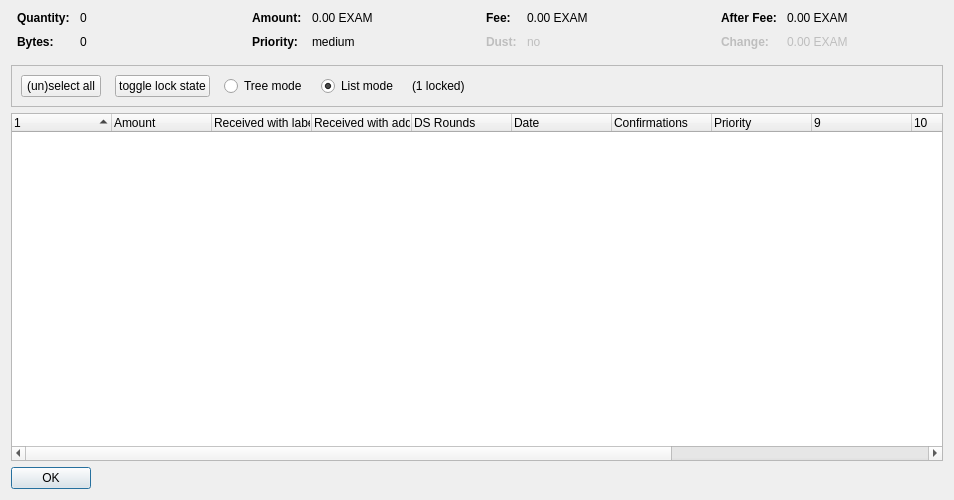
<?xml version="1.0" encoding="UTF-8"?>
<ui version="4.0">
 <class>CoinControlDialog</class>
 <widget class="QDialog" name="CoinControlDialog">
  <property name="geometry">
   <rect>
    <x>0</x>
    <y>0</y>
    <width>954</width>
    <height>500</height>
   </rect>
  </property>
  <property name="windowTitle">
   <string>Coin Selection</string>
  </property>
  <layout class="QVBoxLayout" name="verticalLayout">
   <item>
    <layout class="QHBoxLayout" name="horizontalLayoutTop" stretch="0,0,0,0">
     <property name="topMargin">
      <number>0</number>
     </property>
     <property name="bottomMargin">
      <number>10</number>
     </property>
     <item>
      <layout class="QFormLayout" name="formLayoutCoinControl1">
       <property name="horizontalSpacing">
        <number>10</number>
       </property>
       <property name="verticalSpacing">
        <number>10</number>
       </property>
       <property name="leftMargin">
        <number>6</number>
       </property>
       <property name="rightMargin">
        <number>6</number>
       </property>
       <item row="0" column="0">
        <widget class="QLabel" name="labelCoinControlQuantityText">
         <property name="font">
          <font>
           <weight>75</weight>
           <bold>true</bold>
          </font>
         </property>
         <property name="text">
          <string>Quantity:</string>
         </property>
        </widget>
       </item>
       <item row="0" column="1">
        <widget class="QLabel" name="labelCoinControlQuantity">
         <property name="cursor">
          <cursorShape>IBeamCursor</cursorShape>
         </property>
         <property name="contextMenuPolicy">
          <enum>Qt::ActionsContextMenu</enum>
         </property>
         <property name="text">
          <string notr="true">0</string>
         </property>
         <property name="textInteractionFlags">
          <set>Qt::LinksAccessibleByMouse|Qt::TextSelectableByKeyboard|Qt::TextSelectableByMouse</set>
         </property>
        </widget>
       </item>
       <item row="1" column="0">
        <widget class="QLabel" name="labelCoinControlBytesText">
         <property name="font">
          <font>
           <weight>75</weight>
           <bold>true</bold>
          </font>
         </property>
         <property name="text">
          <string>Bytes:</string>
         </property>
        </widget>
       </item>
       <item row="1" column="1">
        <widget class="QLabel" name="labelCoinControlBytes">
         <property name="cursor">
          <cursorShape>IBeamCursor</cursorShape>
         </property>
         <property name="contextMenuPolicy">
          <enum>Qt::ActionsContextMenu</enum>
         </property>
         <property name="text">
          <string notr="true">0</string>
         </property>
         <property name="textInteractionFlags">
          <set>Qt::LinksAccessibleByMouse|Qt::TextSelectableByKeyboard|Qt::TextSelectableByMouse</set>
         </property>
        </widget>
       </item>
      </layout>
     </item>
     <item>
      <layout class="QFormLayout" name="formLayoutCoinControl2">
       <property name="horizontalSpacing">
        <number>10</number>
       </property>
       <property name="verticalSpacing">
        <number>10</number>
       </property>
       <property name="leftMargin">
        <number>6</number>
       </property>
       <property name="rightMargin">
        <number>6</number>
       </property>
       <item row="0" column="0">
        <widget class="QLabel" name="labelCoinControlAmountText">
         <property name="font">
          <font>
           <weight>75</weight>
           <bold>true</bold>
          </font>
         </property>
         <property name="text">
          <string>Amount:</string>
         </property>
        </widget>
       </item>
       <item row="0" column="1">
        <widget class="QLabel" name="labelCoinControlAmount">
         <property name="cursor">
          <cursorShape>IBeamCursor</cursorShape>
         </property>
         <property name="contextMenuPolicy">
          <enum>Qt::ActionsContextMenu</enum>
         </property>
         <property name="text">
          <string notr="true">0.00 EXAM</string>
         </property>
         <property name="textInteractionFlags">
          <set>Qt::LinksAccessibleByMouse|Qt::TextSelectableByKeyboard|Qt::TextSelectableByMouse</set>
         </property>
        </widget>
       </item>
       <item row="1" column="0">
        <widget class="QLabel" name="labelCoinControlPriorityText">
         <property name="font">
          <font>
           <weight>75</weight>
           <bold>true</bold>
          </font>
         </property>
         <property name="text">
          <string>Priority:</string>
         </property>
        </widget>
       </item>
       <item row="1" column="1">
        <widget class="QLabel" name="labelCoinControlPriority">
         <property name="cursor">
          <cursorShape>IBeamCursor</cursorShape>
         </property>
         <property name="contextMenuPolicy">
          <enum>Qt::ActionsContextMenu</enum>
         </property>
         <property name="text">
          <string>medium</string>
         </property>
         <property name="textInteractionFlags">
          <set>Qt::LinksAccessibleByMouse|Qt::TextSelectableByKeyboard|Qt::TextSelectableByMouse</set>
         </property>
        </widget>
       </item>
      </layout>
     </item>
     <item>
      <layout class="QFormLayout" name="formLayoutCoinControl3">
       <property name="horizontalSpacing">
        <number>10</number>
       </property>
       <property name="verticalSpacing">
        <number>10</number>
       </property>
       <property name="leftMargin">
        <number>6</number>
       </property>
       <property name="rightMargin">
        <number>6</number>
       </property>
       <item row="0" column="0">
        <widget class="QLabel" name="labelCoinControlFeeText">
         <property name="font">
          <font>
           <weight>75</weight>
           <bold>true</bold>
          </font>
         </property>
         <property name="text">
          <string>Fee:</string>
         </property>
        </widget>
       </item>
       <item row="0" column="1">
        <widget class="QLabel" name="labelCoinControlFee">
         <property name="cursor">
          <cursorShape>IBeamCursor</cursorShape>
         </property>
         <property name="contextMenuPolicy">
          <enum>Qt::ActionsContextMenu</enum>
         </property>
         <property name="text">
          <string notr="true">0.00 EXAM</string>
         </property>
         <property name="textInteractionFlags">
          <set>Qt::LinksAccessibleByMouse|Qt::TextSelectableByKeyboard|Qt::TextSelectableByMouse</set>
         </property>
        </widget>
       </item>
       <item row="1" column="0">
        <widget class="QLabel" name="labelCoinControlLowOutputText">
         <property name="enabled">
          <bool>false</bool>
         </property>
         <property name="font">
          <font>
           <weight>75</weight>
           <bold>true</bold>
          </font>
         </property>
         <property name="text">
          <string>Dust:</string>
         </property>
        </widget>
       </item>
       <item row="1" column="1">
        <widget class="QLabel" name="labelCoinControlLowOutput">
         <property name="enabled">
          <bool>false</bool>
         </property>
         <property name="cursor">
          <cursorShape>IBeamCursor</cursorShape>
         </property>
         <property name="contextMenuPolicy">
          <enum>Qt::ActionsContextMenu</enum>
         </property>
         <property name="text">
          <string>no</string>
         </property>
         <property name="textInteractionFlags">
          <set>Qt::LinksAccessibleByMouse|Qt::TextSelectableByKeyboard|Qt::TextSelectableByMouse</set>
         </property>
        </widget>
       </item>
      </layout>
     </item>
     <item>
      <layout class="QFormLayout" name="formLayoutCoinControl4">
       <property name="horizontalSpacing">
        <number>10</number>
       </property>
       <property name="verticalSpacing">
        <number>10</number>
       </property>
       <property name="leftMargin">
        <number>6</number>
       </property>
       <property name="rightMargin">
        <number>6</number>
       </property>
       <item row="0" column="0">
        <widget class="QLabel" name="labelCoinControlAfterFeeText">
         <property name="font">
          <font>
           <weight>75</weight>
           <bold>true</bold>
          </font>
         </property>
         <property name="text">
          <string>After Fee:</string>
         </property>
        </widget>
       </item>
       <item row="0" column="1">
        <widget class="QLabel" name="labelCoinControlAfterFee">
         <property name="cursor">
          <cursorShape>IBeamCursor</cursorShape>
         </property>
         <property name="contextMenuPolicy">
          <enum>Qt::ActionsContextMenu</enum>
         </property>
         <property name="text">
          <string notr="true">0.00 EXAM</string>
         </property>
         <property name="textInteractionFlags">
          <set>Qt::LinksAccessibleByMouse|Qt::TextSelectableByKeyboard|Qt::TextSelectableByMouse</set>
         </property>
        </widget>
       </item>
       <item row="1" column="0">
        <widget class="QLabel" name="labelCoinControlChangeText">
         <property name="enabled">
          <bool>false</bool>
         </property>
         <property name="font">
          <font>
           <weight>75</weight>
           <bold>true</bold>
          </font>
         </property>
         <property name="text">
          <string>Change:</string>
         </property>
        </widget>
       </item>
       <item row="1" column="1">
        <widget class="QLabel" name="labelCoinControlChange">
         <property name="enabled">
          <bool>false</bool>
         </property>
         <property name="cursor">
          <cursorShape>IBeamCursor</cursorShape>
         </property>
         <property name="contextMenuPolicy">
          <enum>Qt::ActionsContextMenu</enum>
         </property>
         <property name="text">
          <string notr="true">0.00 EXAM</string>
         </property>
         <property name="textInteractionFlags">
          <set>Qt::LinksAccessibleByMouse|Qt::TextSelectableByKeyboard|Qt::TextSelectableByMouse</set>
         </property>
        </widget>
       </item>
      </layout>
     </item>
    </layout>
   </item>
   <item>
    <widget class="QFrame" name="frame">
     <property name="minimumSize">
      <size>
       <width>0</width>
       <height>40</height>
      </size>
     </property>
     <property name="frameShape">
      <enum>QFrame::StyledPanel</enum>
     </property>
     <property name="frameShadow">
      <enum>QFrame::Sunken</enum>
     </property>
     <layout class="QHBoxLayout" name="horizontalLayout">
      <item>
       <layout class="QHBoxLayout" name="horizontalLayoutPanel" stretch="0,0,0,0,0,0">
        <property name="spacing">
         <number>14</number>
        </property>
        <item>
         <widget class="QPushButton" name="pushButtonSelectAll">
          <property name="sizePolicy">
           <sizepolicy hsizetype="Maximum" vsizetype="Fixed">
            <horstretch>0</horstretch>
            <verstretch>0</verstretch>
           </sizepolicy>
          </property>
          <property name="text">
           <string>(un)select all</string>
          </property>
          <property name="autoDefault">
           <bool>false</bool>
          </property>
         </widget>
        </item>
        <item>
         <widget class="QPushButton" name="pushButtonToggleLock">
          <property name="sizePolicy">
           <sizepolicy hsizetype="Maximum" vsizetype="Fixed">
            <horstretch>0</horstretch>
            <verstretch>0</verstretch>
           </sizepolicy>
          </property>
          <property name="text">
           <string>toggle lock state</string>
          </property>
          <property name="autoDefault">
           <bool>false</bool>
          </property>
         </widget>
        </item>
        <item>
         <widget class="QRadioButton" name="radioTreeMode">
          <property name="sizePolicy">
           <sizepolicy hsizetype="Maximum" vsizetype="Fixed">
            <horstretch>0</horstretch>
            <verstretch>0</verstretch>
           </sizepolicy>
          </property>
          <property name="text">
           <string>Tree mode</string>
          </property>
         </widget>
        </item>
        <item>
         <widget class="QRadioButton" name="radioListMode">
          <property name="sizePolicy">
           <sizepolicy hsizetype="Maximum" vsizetype="Fixed">
            <horstretch>0</horstretch>
            <verstretch>0</verstretch>
           </sizepolicy>
          </property>
          <property name="text">
           <string>List mode</string>
          </property>
          <property name="checked">
           <bool>true</bool>
          </property>
         </widget>
        </item>
        <item>
         <widget class="QLabel" name="labelLocked">
          <property name="text">
           <string>(1 locked)</string>
          </property>
         </widget>
        </item>
        <item>
         <spacer name="horizontalSpacer">
          <property name="orientation">
           <enum>Qt::Horizontal</enum>
          </property>
          <property name="sizeHint" stdset="0">
           <size>
            <width>40</width>
            <height>20</height>
           </size>
          </property>
         </spacer>
        </item>
       </layout>
      </item>
     </layout>
    </widget>
   </item>
   <item>
    <widget class="CoinControlTreeWidget" name="treeWidget">
     <property name="contextMenuPolicy">
      <enum>Qt::CustomContextMenu</enum>
     </property>
     <property name="sortingEnabled">
      <bool>false</bool>
     </property>
     <property name="columnCount">
      <number>13</number>
     </property>
     <attribute name="headerShowSortIndicator" stdset="0">
      <bool>true</bool>
     </attribute>
     <attribute name="headerStretchLastSection">
      <bool>false</bool>
     </attribute>
     <column>
      <property name="text">
       <string/>
      </property>
     </column>
     <column>
      <property name="text">
       <string>Amount</string>
      </property>
     </column>
     <column>
      <property name="text">
       <string>Received with label</string>
      </property>
     </column>
     <column>
      <property name="text">
       <string>Received with address</string>
      </property>
     </column>
     <column>
      <property name="text">
       <string>DS Rounds</string>
      </property>
     </column>
     <column>
      <property name="text">
       <string>Date</string>
      </property>
     </column>
     <column>
      <property name="text">
       <string>Confirmations</string>
      </property>
      <property name="toolTip">
       <string>Confirmed</string>
      </property>
     </column>
     <column>
      <property name="text">
       <string>Priority</string>
      </property>
     </column>
     <column>
      <property name="text">
       <string/>
      </property>
     </column>
     <column>
      <property name="text">
       <string/>
      </property>
     </column>
     <column>
      <property name="text">
       <string/>
      </property>
     </column>
     <column>
      <property name="text">
       <string/>
      </property>
     </column>
     <column>
      <property name="text">
       <string/>
      </property>
     </column>
    </widget>
   </item>
   <item>
    <widget class="QDialogButtonBox" name="buttonBox">
     <property name="sizePolicy">
      <sizepolicy hsizetype="Maximum" vsizetype="Fixed">
       <horstretch>0</horstretch>
       <verstretch>0</verstretch>
      </sizepolicy>
     </property>
     <property name="orientation">
      <enum>Qt::Horizontal</enum>
     </property>
     <property name="standardButtons">
      <set>QDialogButtonBox::Ok</set>
     </property>
    </widget>
   </item>
  </layout>
 </widget>
 <customwidgets>
  <customwidget>
   <class>CoinControlTreeWidget</class>
   <extends>QTreeWidget</extends>
   <header>coincontroltreewidget.h</header>
  </customwidget>
 </customwidgets>
 <resources/>
 <connections/>
</ui>
